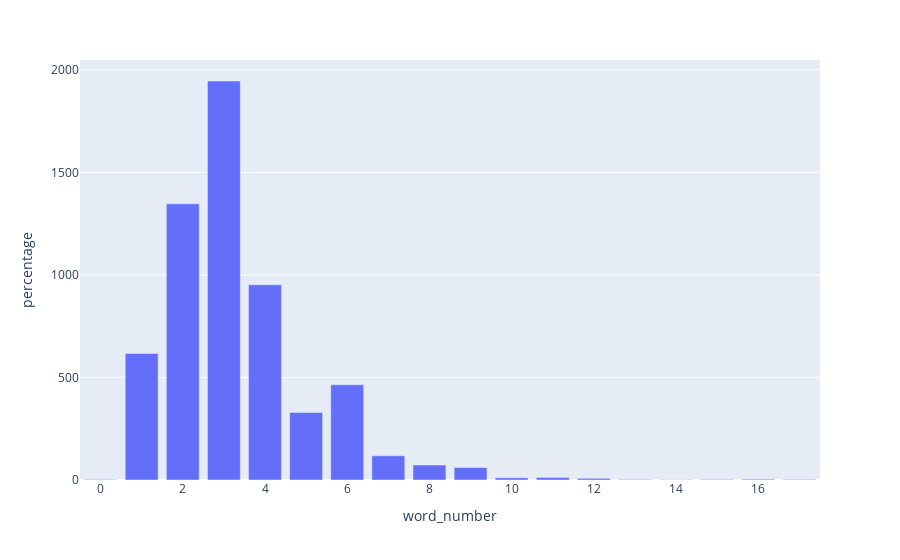

This figure's notebook cell:
### Code cell
import plotly.express as px
fig = px.bar(dataPlot, x='word_number', y='percentage')
fig.show()

### Figure 1 — Plotly figure (JSON) as saved in the notebook; plotly's stock layout.template omitted (floating-point values rounded to 4 significant figures)
{"data": [{"alignmentgroup": "True", "hoverlabel": {"namelength": 0}, "hovertemplate": "word_number=%{x}<br>percentage=%{y}", "legendgroup": "", "marker": {"color": "#636efa"}, "name": "", "offsetgroup": "", "orientation": "v", "showlegend": false, "textposition": "auto", "type": "bar", "x": [0, 1, 2, 3, 4, 5, 6, 7, 8, 9, 10, 11, 12, 13, 14, 15, 16, 17], "xaxis": "x", "y": [2, 617, 1347, 1946, 952, 329, 464, 118, 73, 61, 11, 12, 8, 2, 1, 2, 4, 3], "yaxis": "y"}], "layout": {"barmode": "relative", "legend": {"tracegroupgap": 0}, "margin": {"t": 60}, "xaxis": {"anchor": "y", "domain": [0, 1], "title": {"text": "word_number"}}, "yaxis": {"anchor": "x", "domain": [0, 1], "title": {"text": "percentage"}}}}
